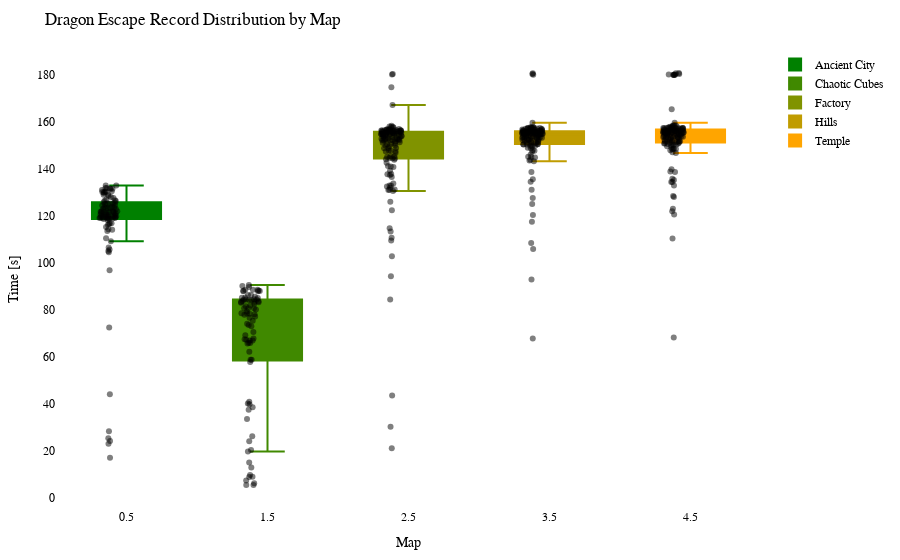

The notebook cell this image was saved under:
### Code cell
import plotly.graph_objects as go
import plotly.io as pio

df = getRecordsDataframe(minigame="Drachenflucht")

# Calculate the offset for centering the data points
num_columns = len(df.columns)
offset = 0.5

# Create a Swarm plot using Plotly
fig = go.Figure()

cmap = LinearSegmentedColormap.from_list("green_orange", ["green", "orange"])
colors = [to_hex(cmap(i / (num_columns - 1))) for i in range(num_columns)]

for i, (column, color) in enumerate(zip(df.columns, colors)):
    x_values = [i + offset] * len(df[column])  # Adjust x-values with offset for horizontal centering
    fig.add_trace(go.Box(x=x_values,
                         y=df[column],
                         name=column,
                         boxpoints='all',
                         pointpos=-0.5,  # Adjust point position to prevent overlapping
                         marker=dict(color='rgba(0,0,0,0.5)', size=6),  # Adjust marker color and size
                         line=dict(color=color),
                         fillcolor=color,
                         hovertext=df_to_html.index,
                         hoverinfo='name+text+y',
                         showlegend=True))

fig.update_layout(title="Dragon Escape Record Distribution by Map",
                  xaxis=dict(title="Map"),
                  yaxis=dict(title="Time [s]"),
                  showlegend=True,
                  font=dict(family="Arial", size=12, color="black"),  # Customize font
                  plot_bgcolor="white",  # Set background color
                  margin=dict(l=50, r=50, t=50, b=50),  # Adjust margins for better layout
                  )

pio.show(fig)

pio.write_html(fig, "out/drache_swarm_plot.html")

### Figure 1 — Plotly figure (JSON) as saved in the notebook; plotly's stock layout.template omitted (floating-point values rounded to 4 significant figures; data arrays with more than 128 entries replaced by an {"elided": "..."} marker saying what was removed)
{"data": [{"boxpoints": "all", "fillcolor": "#008000", "hoverinfo": "name+text+y", "hovertext": {"elided": "140 str values"}, "line": {"color": "#008000"}, "marker": {"color": "rgba(0,0,0,0.5)", "size": 6}, "name": "Ancient City", "pointpos": -0.5, "showlegend": true, "type": "box", "x": {"elided": "140 float values"}, "y": {"elided": "140 float values"}}, {"boxpoints": "all", "fillcolor": "#408900", "hoverinfo": "name+text+y", "hovertext": {"elided": "140 str values"}, "line": {"color": "#408900"}, "marker": {"color": "rgba(0,0,0,0.5)", "size": 6}, "name": "Chaotic Cubes", "pointpos": -0.5, "showlegend": true, "type": "box", "x": {"elided": "140 float values"}, "y": {"elided": "140 float values"}}, {"boxpoints": "all", "fillcolor": "#809300", "hoverinfo": "name+text+y", "hovertext": {"elided": "140 str values"}, "line": {"color": "#809300"}, "marker": {"color": "rgba(0,0,0,0.5)", "size": 6}, "name": "Factory", "pointpos": -0.5, "showlegend": true, "type": "box", "x": {"elided": "140 float values"}, "y": {"elided": "140 float values"}}, {"boxpoints": "all", "fillcolor": "#c09c00", "hoverinfo": "name+text+y", "hovertext": {"elided": "140 str values"}, "line": {"color": "#c09c00"}, "marker": {"color": "rgba(0,0,0,0.5)", "size": 6}, "name": "Hills", "pointpos": -0.5, "showlegend": true, "type": "box", "x": {"elided": "140 float values"}, "y": {"elided": "140 float values"}}, {"boxpoints": "all", "fillcolor": "#ffa500", "hoverinfo": "name+text+y", "hovertext": {"elided": "140 str values"}, "line": {"color": "#ffa500"}, "marker": {"color": "rgba(0,0,0,0.5)", "size": 6}, "name": "Temple", "pointpos": -0.5, "showlegend": true, "type": "box", "x": {"elided": "140 float values"}, "y": {"elided": "140 float values"}}], "layout": {"font": {"color": "black", "family": "Arial", "size": 12}, "margin": {"b": 50, "l": 50, "r": 50, "t": 50}, "plot_bgcolor": "white", "showlegend": true, "title": {"text": "Dragon Escape Record Distribution by Map"}, "xaxis": {"title": {"text": "Map"}}, "yaxis": {"title": {"text": "Time [s]"}}}}
